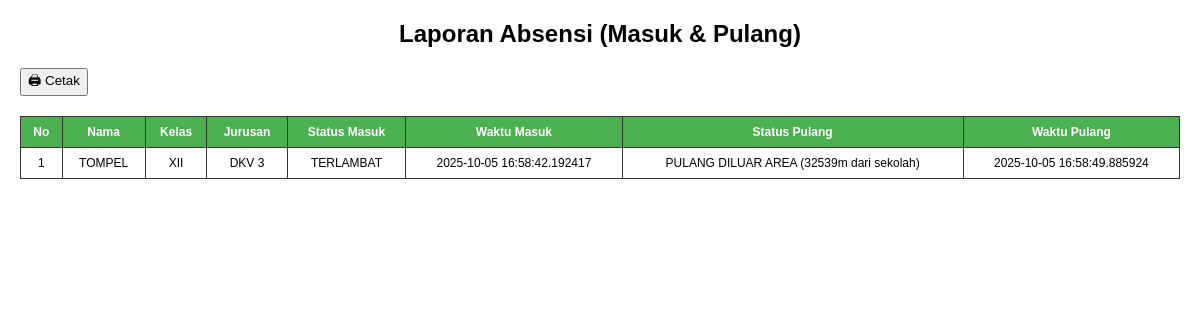
The page /admin/absensi/print (signed in) on the database as committed earlier.
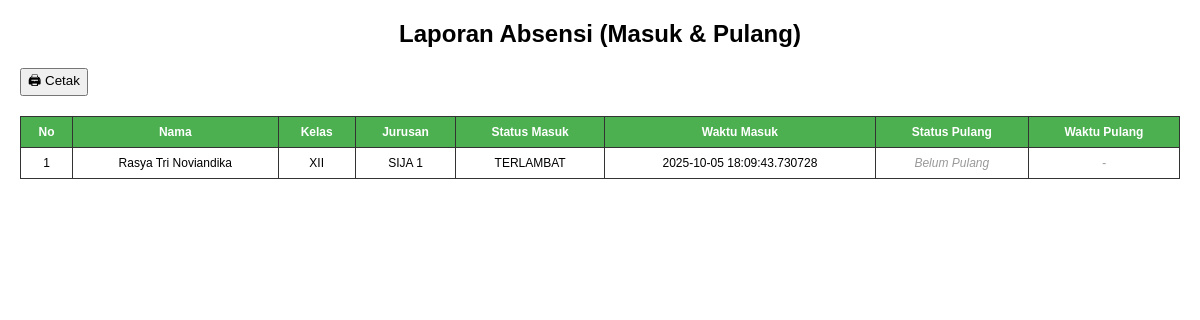
The same page on the database as committed later.
### tables this page shows
CREATE TABLE absensi (
            id INTEGER PRIMARY KEY AUTOINCREMENT,
            siswa_id INTEGER,
            nama TEXT NOT NULL,
            kelas TEXT NOT NULL,
            jurusan TEXT NOT NULL,
            latitude REAL,
            longitude REAL,
            status TEXT NOT NULL,
            waktu TIMESTAMP DEFAULT CURRENT_TIMESTAMP
        , waktu_pulang TIMESTAMP, status_pulang TEXT, latitude_pulang REAL, longitude_pulang REAL);

### app.py (the view)
@app.route("/admin/absensi/print")
@login_required
def print_absensi():
    conn = sqlite3.connect(DB_NAME)
    cur = conn.cursor()
    cur.execute("""
        SELECT nama, kelas, jurusan, status, waktu,
               status_pulang, waktu_pulang
        FROM absensi
        ORDER BY waktu DESC
    """)
    absensi = cur.fetchall()
    conn.close()
    return render_template("admin/print_absensi.html", absensi=absensi)

### app.py (called while the page is built)
def login_required(f):
    from functools import wraps
    @wraps(f)
    def decorated_function(*args, **kwargs):
        if 'admin_logged_in' not in session:
            return redirect(url_for('admin_login'))
        return f(*args, **kwargs)
    return decorated_function

### templates/admin/print_absensi.html (shortened to what this page needs)
<!DOCTYPE html>
<html lang="id">
<head>
</head>
<body>
  <h2>Laporan Absensi (Masuk & Pulang)</h2>
  <button onclick="window.print()">🖨 Cetak</button>
  <table>
    <thead>
      <tr>
        <th>No</th>
        <th>Nama</th>
        <th>Kelas</th>
        <th>Jurusan</th>
        <th>Status Masuk</th>
        <th>Waktu Masuk</th>
        <th>Status Pulang</th>
        <th>Waktu Pulang</th>
      </tr>
    </thead>
    <tbody>
      {% for a in absensi %}
      <tr>
        <td>{{ loop.index }}</td>
        <td>{{ a[0] }}</td>
        <td>{{ a[1] }}</td>
        <td>{{ a[2] }}</td>
        <td>{{ a[3] }}</td>
        <td>{{ a[4] }}</td>
        <td>
          {% if a[5] %}
            {{ a[5] }}
          {% else %}
            <span class="belum-pulang">Belum Pulang</span>
          {% endif %}
        </td>
        <td>
          {% if a[6] %}
            {{ a[6] }}
          {% else %}
            <span class="belum-pulang">-</span>
          {% endif %}
        </td>
      </tr>
      {% endfor %}
    </tbody>
  </table>
</body>
</html>

### templates/admin/print_absensi.html (style rules this page uses)
body { font-family: Arial, sans-serif; margin: 20px; }
h2 { text-align: center; margin-bottom: 20px; }
table { width: 100%; border-collapse: collapse; margin-top: 20px; font-size: 12px; }
th, td { border: 1px solid #333; padding: 8px; text-align: center; }
th { background-color: #4CAF50; color: white; }
.belum-pulang { color: #999; font-style: italic; }

Rows that differ between the two databases and show on the page:
changed absensi "XII": nama "TOMPEL" → "Rasya Tri Noviandika"; jurusan "DKV 3" → "SIJA 1"; waktu "2025-10-05 16:58:42.192417" → "2025-10-05 18:09:43.730728"; status_pulang "PULANG DILUAR AREA (32539m dari sekolah)" → (not shown); waktu_pulang "2025-10-05 16:58:49.885924" → (not shown); now shows "Belum Pulang -"
